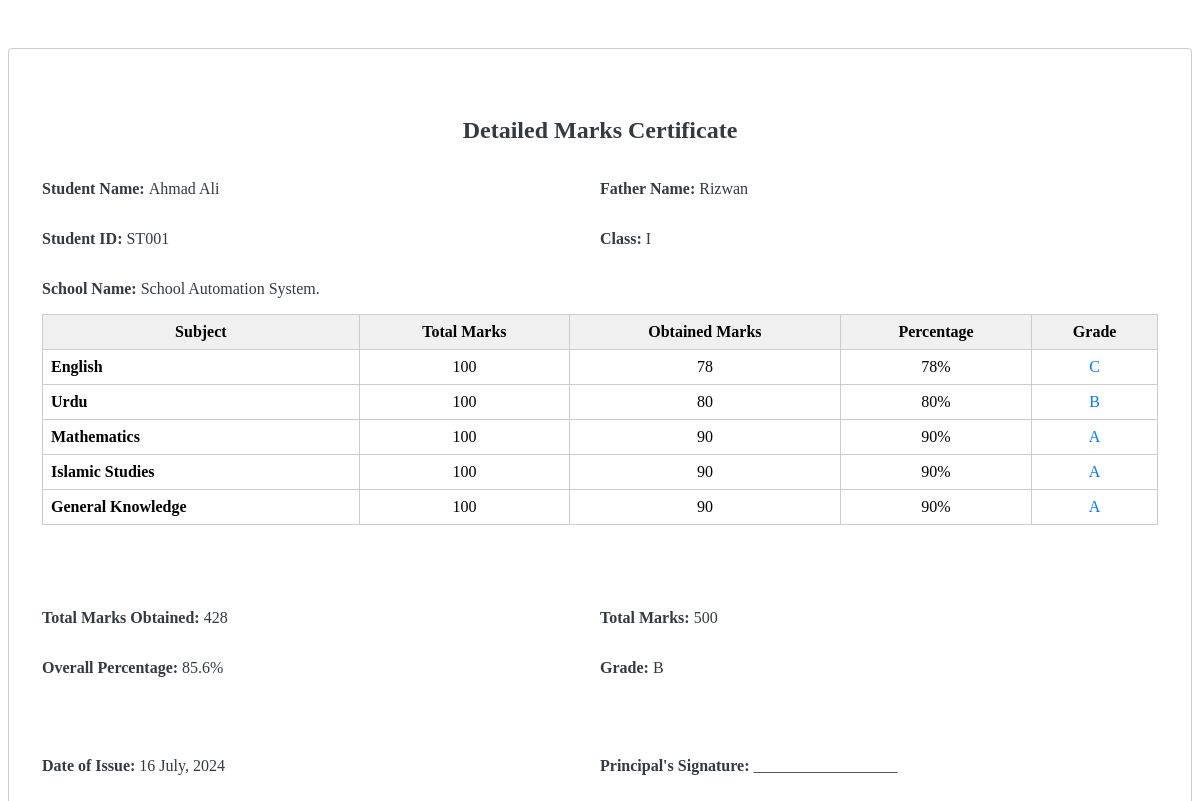
The page /admin/reports/dmc.php?student_id=1 on the database its author committed.
### tables this page shows
CREATE TABLE `student` (
  `id` int(10) NOT NULL,
  `fullname` varchar(255) NOT NULL,
  `father_name` varchar(255) NOT NULL,
  `username` varchar(255) NOT NULL,
  `password` varchar(255) NOT NULL,
  `address` varchar(255) NOT NULL,
  `phone_no` varchar(255) NOT NULL,
  `class_id` int(10) NOT NULL
);

CREATE TABLE `class` (
  `id` int(10) NOT NULL,
  `name` varchar(255) NOT NULL
);

CREATE TABLE `reports` (
  `id` int(10) NOT NULL,
  `student_id` int(10) NOT NULL,
  `class_id` int(10) NOT NULL,
  `book_id` int(10) NOT NULL,
  `obtained_marks` decimal(10,0) NOT NULL,
  `total_marks` decimal(10,0) NOT NULL
);

CREATE TABLE `book` (
  `id` int(10) NOT NULL,
  `name` varchar(255) NOT NULL,
  `class_id` int(10) NOT NULL
);

### include/function.php (called while the page is built, shortened)
<?php
require_once 'config.php';
function query($q)
{
	global $conn;
	$result = mysqli_query($conn, $q);
	if ($result) {
		$data = mysqli_fetch_all($result, MYSQLI_ASSOC);
		return $data;
	} else {
		$msg = array(
			'status' => false,
			'msg' => 'Connection failed: ' . mysqli_error($conn),
		);
	}
	return true;
}

### admin/reports/dmc.php (the view, shortened to what this page needs)
<?php
require_once '../../include/function.php';
$q = 'SELECT reports.*, book.name AS book_name, student.fullname as student_name, class.name as class_name, student.username as std_id,
student.father_name as father_name FROM reports INNER JOIN book ON book.id = reports.book_id INNER JOIN student ON student.id = reports.student_id
INNER JOIN class ON class.id = reports.class_id WHERE student_id=  ' . $_GET['student_id'];
$dmc = query($q);
?>
<div class="container-fluid">
    <div class="card">
        <div class="card-body">
            <?php if (@$dmc[0] > 0) { ?>
                <div class="container border border-secondary rounded mt-5 p-5 text-dark" id="printable">
                    <div class="row">
                        <div class="col">
                            <h2 class="text-center mb-5 font-weight-bold">Detailed Marks Certificate</h2>
                        </div>
                    </div>
                    <div class="row">
                        <div class="col-6">
                            <p><strong>Student Name: </strong><?= $dmc[0]['student_name'] ?></p>
                        </div>
                        <div class="col-6">
                            <p><strong>Father Name:</strong> <?= $dmc[0]['father_name'] ?></p>
                        </div>
                    </div>
                    <div class="row">
                        <div class="col-6">
                            <p><strong>Student ID: </strong><span class="text-uppercase"><?= $dmc[0]['std_id'] ?></span></p>
                        </div>
                        <div class="col-6">
                            <p><strong>Class:</strong> <?= $dmc[0]['class_name'] ?></p>
                        </div>
                    </div>
                    <div class="row">
                        <div class="col-6">
                            <p><strong>School Name:</strong> School Automation System.</p>
                        </div>
                    </div>
                    <div class="row">
                        <div class="col">
                            <table class="table table-bordered">
                                <thead>
                                    <tr>
                                        <th>Subject</th>
                                        <th>Total Marks</th>
                                        <th>Obtained Marks</th>
                                        <th>Percentage</th>
                                        <th>Grade</th>
                                    </tr>
                                </thead>
                                <tbody>
                                    <?php foreach ($dmc as $value) {
                                        @$total += $value['total_marks'];
                                        @$obtained += $value['obtained_marks'];
                                    ?>
                                        <tr class="text-center">
                                            <td class="font-weight-bold text-left"><?= $value['book_name'] ?></td>
                                            <td><?= $value['total_marks'] ?></td>
                                            <td><?= $value['obtained_marks'] ?></td>
                                            <td><?= $value['obtained_marks'] / $value['total_marks'] * 100 ?>%</td>
                                            <td class="text-primary">
                                                <?php
                                                if ($value['obtained_marks'] >= 90) {
                                                    echo 'A';
                                                } elseif ($value['obtained_marks'] >= 80) {
                                                    echo 'B';
                                                } elseif ($value['obtained_marks'] >= 70) {
                                                    echo 'C';
                                                } elseif ($value['obtained_marks'] >= 60) {
                                                    echo 'D';
                                                } else {
                                                    echo 'F';
                                                }
                                                ?>
                                            </td>
                                        </tr>
                                    <?php } ?>
                                </tbody>
                            </table>
                        </div>
                    </div>
                    <div class="row mt-5">
                        <div class="col-6">
                            <p><strong>Total Marks Obtained:</strong> <?= $obtained ?></p>
                        </div>
                        <div class="col-6">
                            <p><strong>Total Marks:</strong> <?= $total ?></p>
                        </div>
                    </div>
                    <div class="row">
                        <div class="col-6">
                            <p><strong>Overall Percentage:</strong> <?= number_format($obtained / $total * 100, 1) ?>%</p>
                        </div>
                        <div class="col-6">
                            <p><strong>Grade:</strong>
                                <?php
                                $grade = number_format($obtained / $total * 100, 1);
                                if ($grade >= 90) {
                                    echo 'A';
                                } elseif ($grade >= 80) {
                                    echo 'B';
                                } elseif ($grade >= 70) {
                                    echo 'C';
                                } elseif ($grade >= 60) {
                                    echo 'D';
                                } else {
                                    echo 'F';
                                }
                                ?>
                            </p>
                        </div>
                    </div>
                    <div class="row mt-5">
                        <div class="col-6">
                            <p><strong>Date of Issue:</strong> <?= date_format(new DateTime(), 'd F, Y') ?>
                        </div>
                        <div class="col-6">
                            <p><strong>Principal's Signature:</strong> __________________</p>
                        </div>
                    </div>
                </div>
            <?php
            } else {
                echo '<div class="card-header d-flex flex-row align-items-center justify-content-between">
                        <h5 class="card-title text-center font-weight-bold">Detailed Marks Certificate</h5>
                    </div>
                    <div class="text-center font-weight-bold mt-3">No data available</div>';
            }
            ?>
        </div>
    </div>
</div>

### admin/reports/dmc.php (style rules this page uses)
.row { display: flex; flex-wrap: wrap; margin-right: -15px; margin-left: -15px; }
.col-6 { flex: 0 0 50%; max-width: 50%; }
.container { max-width: 1140px; margin: 0 auto; }
.border { border: 1px solid rgba(0, 0, 0, 0.2); }
.rounded { border-radius: 0.25rem; }
.p-5 { padding: 3rem !important; }
.text-dark { color: #343a40 !important; }
.mt-5 { margin-top: 3rem !important; }
.text-center { text-align: center !important; }
.text-left { text-align: left !important; }
.font-weight-bold { font-weight: bold !important; }
.table { margin-bottom: 20px; border: 1px solid #ccc; border-collapse: collapse; width: 100%; }
.table th, .table td { border: 1px solid #ccc; padding: 8px; text-align: center; }
.table th { background-color: #f0f0f0; }
.text-uppercase { text-transform: uppercase !important; }
.text-primary { color: #007bff !important; }
.col { flex: 0 0 100%; max-width: 100%; }

### rows shown on the page
student: fullname "Ahmad Ali", father_name "Rizwan", username "ST001"
class: name "I"
reports: book.name "English", total_marks "100", obtained_marks "78", $value['obtained_marks']/$value['total_marks']*100 "78", shows "C"
reports: book.name "Urdu", total_marks "100", obtained_marks "80", $value['obtained_marks']/$value['total_marks']*100 "80", shows "B"
reports: book.name "Mathematics", total_marks "100", obtained_marks "90", $value['obtained_marks']/$value['total_marks']*100 "90", shows "A"
reports: book.name "Islamic Studies", total_marks "100", obtained_marks "90", $value['obtained_marks']/$value['total_marks']*100 "90", shows "A"
reports: book.name "General Knowledge", total_marks "100", obtained_marks "90", $value['obtained_marks']/$value['total_marks']*100 "90", shows "A"

### other values the page prints
$obtained "428"
$total "500"
$obtained / $total * 100 "85.6"
